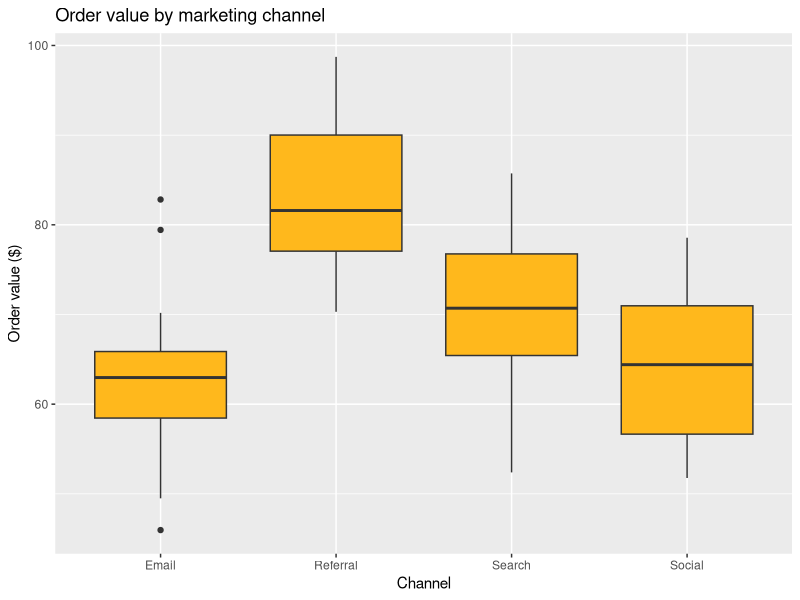

Recreate this plot in R.
## ---- chunk 1
#| echo: true
#| message: false
library(tidyverse)

set.seed(2025)
channels <- c("Email", "Social", "Search", "Referral")
means <- c(60, 64, 72, 85)
n <- 25
sd_val <- 8

#simulate the data
orders <- tibble(
  channel = rep(channels, each = n),
  order_value = unlist(lapply(means, function(m) rnorm(n, mean = m, sd = sd_val)))
)

ggplot(orders, aes(x = channel, y = order_value)) +
  geom_boxplot(fill = "#FFB81c") +
  labs(title = "Order value by marketing channel", x = "Channel", y = "Order value ($)")
## ---- chunk 2
#| echo: true
model <- aov(order_value ~ channel, data = orders)
summary(model)
## ---- chunk 3
#| echo: true
TukeyHSD(model)
